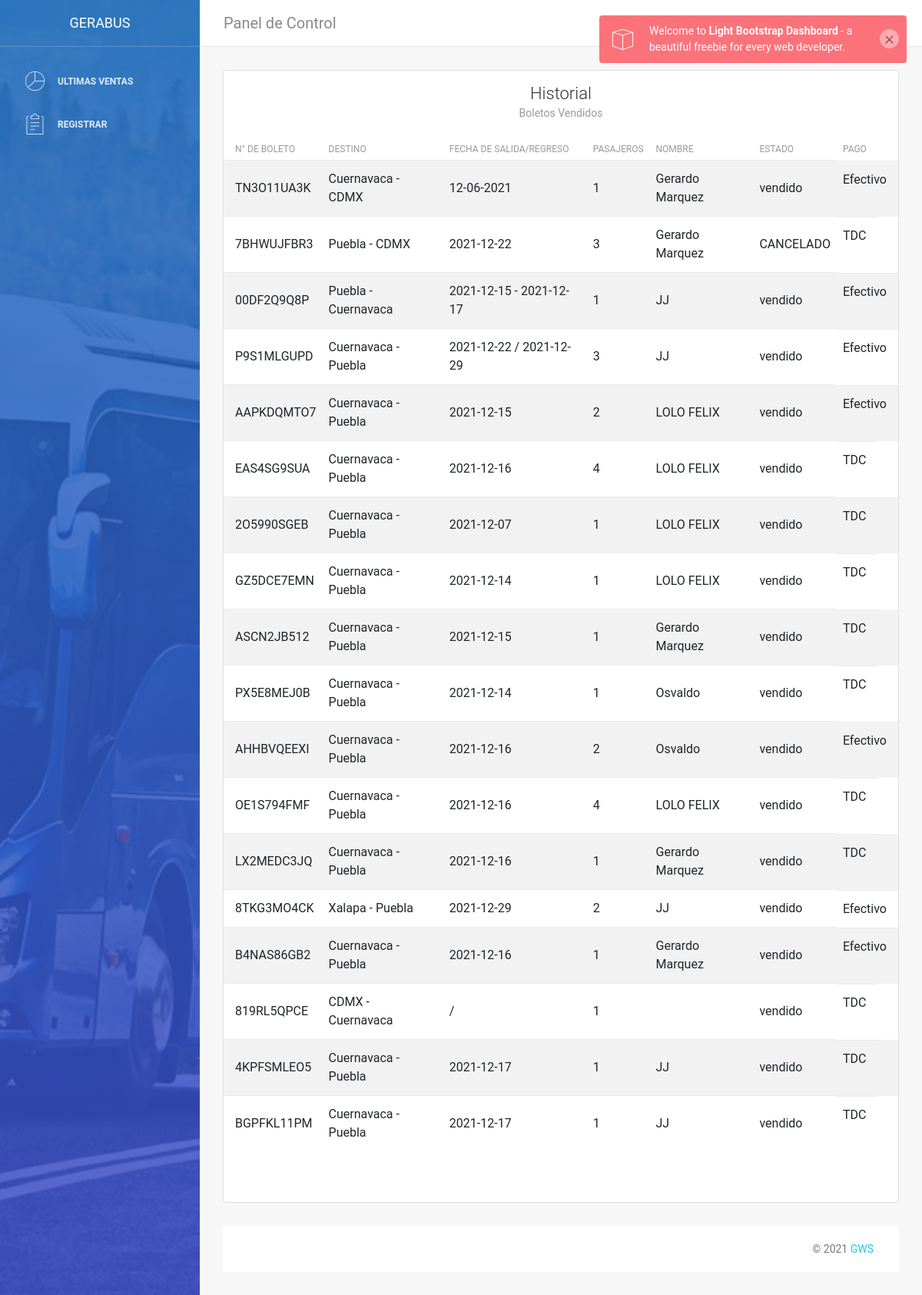
/dashboard (signed in), run on the app's committed database.
### tables this page shows
CREATE TABLE "BOLETOS" (
	"ID"	INTEGER NOT NULL UNIQUE,
	"CONTROL_NUMBER"	TEXT NOT NULL UNIQUE,
	"SOLD_DATE"	TEXT NOT NULL,
	"PAYMENT"	TEXT NOT NULL,
	"CURRENT_STATUS"	TEXT NOT NULL,
	"Destino"	TEXT,
	"pasajeros"	INTEGER,
	"cliente"	TEXT,
	PRIMARY KEY("ID" AUTOINCREMENT)
);

### app.py (the view)
@app.route('/dashboard', methods =['GET', 'POST'])
def dashboard():
    if "user" in session:
        user = session["user"]
        item = conn.execute("SELECT * from BOLETOS")
        conn.commit()
        print(item)
        return render_template('dashboard.html', data = item, today = today, tomorrow = tomorrow)
    else:
        return redirect(url_for("login"))

### templates/dashboard.html (shortened to what this page needs)
<!DOCTYPE html>
<html lang="en">
<head>
    <link rel="stylesheet" href="https://maxcdn.bootstrapcdn.com/font-awesome/latest/css/font-awesome.min.css" />
    <link href="static/assets/css/bootstrap.min.css" rel="stylesheet" />
    <link href="static/assets/css/light-bootstrap-dashboard.css?v=2.0.0 " rel="stylesheet" />
    <link href="static/assets/css/demo.css" rel="stylesheet" />
</head>
<body>
    <div class="wrapper">
        <div class="sidebar" data-image="static/assets/img/sidebar-5.jpg" data-color="blue">
            <div class="sidebar-wrapper">
                <div class="logo">
                    <a href="/" class="simple-text">
                        GeraBus<br>
                    </a>
                </div>
                <ul class="nav">
                    <li -->
                        <a class="nav-link" href="dashboard">
                            <i class="nc-icon nc-chart-pie-35"></i>
                            <p>Ultimas Ventas</p>
                        </a>
                    </li>
                    <li>
                        <a class="nav-link" href="salidas.html" >
                            <i class="nc-icon nc-notes"></i>
                            <form action="" method="post"><p name="history">Registrar</p>
                            </form>
                        </a>
                    </li>
                </ul>
            </div>
        </div>
        <div class="main-panel">
            <nav class="navbar navbar-expand-lg " color-on-scroll="500">
                <div class="container-fluid">
                    <a class="navbar-brand" href=" "> Panel de Control </a>
                    <div class="collapse navbar-collapse justify-content-end" id="navigation">
                        <ul class="nav navbar-nav mr-auto">
                            <li class="nav-item">
                                <a href="#" class="nav-link" data-toggle="dropdown">
                                </a>
                            </li>
                        </ul>
                        <ul class="navbar-nav ml-auto">
                            <li class="nav-item">
                                <a class="nav-link" href="/logout">
                                    <span class="no-icon">Salir</span>
                                </a>
                            </li>
                        </ul>
                    </div>
                </div>
            </nav>
            <div class="content">
                <div class="container-fluid">
                    <div class="row">
                        <div class="col-md-12">
                            <div class="card strpied-tabled-with-hover">
                                <div class="card-header ">
                                    <h4 class="card-title text-center">Historial</h4>
                                    <p class="card-category text-center">Boletos Vendidos</p>
                                </div>
                                <div class="card-body table-full-width table-responsive">
                                    <table class="table table-hover table-striped">
                                        <thead>
                                            <th>N° de Boleto</th>
                                            <th>Destino</th>
                                            <th>Fecha de Salida/Regreso</th>
                                            <th>Pasajeros</th>
                                            <th>Nombre</th>
                                            <th>Estado</th>
                                            <th>Pago</th>
                                        </thead>
                                        <tbody>
                                            {% for item in data %}
                                            <tr>
                                                <td>{{item[1]}}</td>
                                                <td>{{item[5]}}</td>
                                                <td>{{item[2]}}</td>
                                                <td>{{item[6]}}</td>
                                                <td>{{item[7]}}</td>
                                                <td>{{item[4]}}</td>
                                                <td>{{item[3]}}</td>
                                            </tr>
                                            {% endfor %}
                                        </tbody>
                                    </table>
                                </div>
                                <div id="" class=" text-center">
                                <br>
                            </div>
                            </div>
                        </div>
                </div>
            <footer class="footer">
                <div class="container-fluid">
                    <nav>
                        <p class="copyright text-center">
                            ©
                            <a href="">GWS</a>
                        </p>
                    </nav>
                </div>
            </footer>
        </div>
    </div>
</body>
</html>

### data on the page
BOLETOS: CONTROL_NUMBER "TN3O11UA3K", Destino "Cuernavaca - CDMX", SOLD_DATE "12-06-2021", pasajeros "1", cliente "Gerardo Marquez", CURRENT_STATUS "vendido", PAYMENT "Efectivo"
BOLETOS: CONTROL_NUMBER "7BHWUJFBR3", Destino "Puebla - CDMX", SOLD_DATE "2021-12-22", pasajeros "3", cliente "Gerardo Marquez", CURRENT_STATUS "CANCELADO", PAYMENT "TDC"
BOLETOS: CONTROL_NUMBER "00DF2Q9Q8P", Destino "Puebla - Cuernavaca", SOLD_DATE "2021-12-15 - 2021-12-17", pasajeros "1", cliente "JJ", CURRENT_STATUS "vendido", PAYMENT "Efectivo"
BOLETOS: CONTROL_NUMBER "P9S1MLGUPD", Destino "Cuernavaca - Puebla", SOLD_DATE "2021-12-22 / 2021-12-29", pasajeros "3", cliente "JJ", CURRENT_STATUS "vendido", PAYMENT "Efectivo"
BOLETOS: CONTROL_NUMBER "AAPKDQMTO7", Destino "Cuernavaca - Puebla", SOLD_DATE "2021-12-15", pasajeros "2", cliente "LOLO FELIX", CURRENT_STATUS "vendido", PAYMENT "Efectivo"
BOLETOS: CONTROL_NUMBER "EAS4SG9SUA", Destino "Cuernavaca - Puebla", SOLD_DATE "2021-12-16", pasajeros "4", cliente "LOLO FELIX", CURRENT_STATUS "vendido", PAYMENT "TDC"
BOLETOS: CONTROL_NUMBER "2O5990SGEB", Destino "Cuernavaca - Puebla", SOLD_DATE "2021-12-07", pasajeros "1", cliente "LOLO FELIX", CURRENT_STATUS "vendido", PAYMENT "TDC"
BOLETOS: CONTROL_NUMBER "GZ5DCE7EMN", Destino "Cuernavaca - Puebla", SOLD_DATE "2021-12-14", pasajeros "1", cliente "LOLO FELIX", CURRENT_STATUS "vendido", PAYMENT "TDC"
BOLETOS: CONTROL_NUMBER "ASCN2JB512", Destino "Cuernavaca - Puebla", SOLD_DATE "2021-12-15", pasajeros "1", cliente "Gerardo Marquez", CURRENT_STATUS "vendido", PAYMENT "TDC"
BOLETOS: CONTROL_NUMBER "PX5E8MEJ0B", Destino "Cuernavaca - Puebla", SOLD_DATE "2021-12-14", pasajeros "1", cliente "Osvaldo", CURRENT_STATUS "vendido", PAYMENT "TDC"
BOLETOS: CONTROL_NUMBER "AHHBVQEEXI", Destino "Cuernavaca - Puebla", SOLD_DATE "2021-12-16", pasajeros "2", cliente "Osvaldo", CURRENT_STATUS "vendido", PAYMENT "Efectivo"
BOLETOS: CONTROL_NUMBER "OE1S794FMF", Destino "Cuernavaca - Puebla", SOLD_DATE "2021-12-16", pasajeros "4", cliente "LOLO FELIX", CURRENT_STATUS "vendido", PAYMENT "TDC"
BOLETOS: CONTROL_NUMBER "LX2MEDC3JQ", Destino "Cuernavaca - Puebla", SOLD_DATE "2021-12-16", pasajeros "1", cliente "Gerardo Marquez", CURRENT_STATUS "vendido", PAYMENT "TDC"
BOLETOS: CONTROL_NUMBER "8TKG3MO4CK", Destino "Xalapa - Puebla", SOLD_DATE "2021-12-29", pasajeros "2", cliente "JJ", CURRENT_STATUS "vendido", PAYMENT "Efectivo"
BOLETOS: CONTROL_NUMBER "B4NAS86GB2", Destino "Cuernavaca - Puebla", SOLD_DATE "2021-12-16", pasajeros "1", cliente "Gerardo Marquez", CURRENT_STATUS "vendido", PAYMENT "Efectivo"
BOLETOS: CONTROL_NUMBER "819RL5QPCE", Destino "CDMX - Cuernavaca", SOLD_DATE "/", pasajeros "1", CURRENT_STATUS "vendido", PAYMENT "TDC"
BOLETOS: CONTROL_NUMBER "4KPFSMLEO5", Destino "Cuernavaca - Puebla", SOLD_DATE "2021-12-17", pasajeros "1", cliente "JJ", CURRENT_STATUS "vendido", PAYMENT "TDC"
BOLETOS: CONTROL_NUMBER "BGPFKL11PM", Destino "Cuernavaca - Puebla", SOLD_DATE "2021-12-17", pasajeros "1", cliente "JJ", CURRENT_STATUS "vendido", PAYMENT "TDC"
